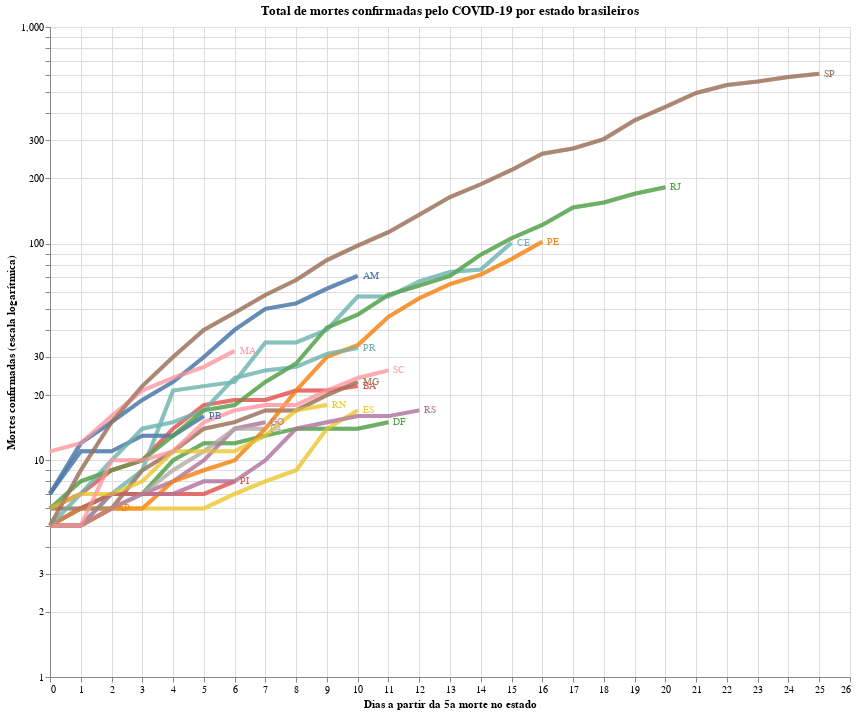

The cell this chart's notebook holds for it:
### Code cell
import altair as alt

# Selection tool
selection = alt.selection_single(fields=['state'])
# Color change when clicked
color = alt.condition(selection,
                    alt.Color('state:N'),
                    alt.value('lightgray'))


# Base altair plot 
base = alt.Chart(deaths_long, title="Total de mortes confirmadas pelo COVID-19 por estado brasileiros").mark_line(strokeWidth=4, opacity=0.7).encode(
    x=alt.X('Day'),
    y=alt.Y('Deaths', scale=alt.Scale(type='log')),
    color=alt.Color('state', legend=None),
).properties(
    width=800,
    height=650
)

# Chart
chart = base.encode(
  color=alt.condition(selection, 'state:N', alt.value('lightgray')),
  tooltip=['state:N', 'yearmonthdate(Date):N', 'Deaths:N']
).add_selection(
  selection
)

# Overlay
overlay = base.encode(
  color='state',
  opacity=alt.value(0.5),
).transform_filter(
  selection
)

# Text labels
text = base.mark_text(
    align='left',
    dx=5,
    size=10
).encode(
    x=alt.X('Day', aggregate='max',  axis=alt.Axis(title='Dias a partir da 5a morte no estado')),
    y=alt.Y('Deaths', aggregate={'argmax': 'Day'}, axis=alt.Axis(title='Mortes confirmadas (escala logarítmica)')),
    text='state',  
).transform_filter(
    selection
)

# Sum em up!
chart + overlay + text

### Figure 1 — Vega-Lite specification as saved in the notebook (floating-point values rounded to 4 significant figures; data arrays with more than 128 entries replaced by an {"elided": "..."} marker saying what was removed)
{"config": {"view": {"continuousWidth": 400, "continuousHeight": 300}}, "layer": [{"mark": {"type": "line", "opacity": 0.7, "strokeWidth": 4}, "encoding": {"color": {"condition": {"type": "nominal", "field": "state", "selection": "selector001"}, "value": "lightgray"}, "tooltip": [{"type": "nominal", "field": "state"}, {"type": "nominal", "field": "Date", "timeUnit": "yearmonthdate"}, {"type": "nominal", "field": "Deaths"}], "x": {"type": "quantitative", "field": "Day"}, "y": {"type": "quantitative", "field": "Deaths", "scale": {"type": "log"}}}, "height": 650, "selection": {"selector001": {"type": "single", "fields": ["state"]}}, "title": "Total de mortes confirmadas pelo COVID-19 por estado brasileiros", "width": 800}, {"mark": {"type": "line", "opacity": 0.7, "strokeWidth": 4}, "encoding": {"color": {"type": "nominal", "field": "state"}, "opacity": {"value": 0.5}, "x": {"type": "quantitative", "field": "Day"}, "y": {"type": "quantitative", "field": "Deaths", "scale": {"type": "log"}}}, "height": 650, "title": "Total de mortes confirmadas pelo COVID-19 por estado brasileiros", "transform": [{"filter": {"selection": "selector001"}}], "width": 800}, {"mark": {"type": "text", "align": "left", "dx": 5, "size": 10}, "encoding": {"color": {"type": "nominal", "field": "state", "legend": null}, "text": {"type": "nominal", "field": "state"}, "x": {"type": "quantitative", "aggregate": "max", "axis": {"title": "Dias a partir da 5a morte no estado"}, "field": "Day"}, "y": {"type": "quantitative", "aggregate": {"argmax": "Day"}, "axis": {"title": "Mortes confirmadas (escala logarítmica)"}, "field": "Deaths"}}, "height": 650, "title": "Total de mortes confirmadas pelo COVID-19 por estado brasileiros", "transform": [{"filter": {"selection": "selector001"}}], "width": 800}], "data": {"name": "data-c640c40071657462fdae6e703778f088"}, "$schema": "https://vega.github.io/schema/vega-lite/v4.8.1.json", "datasets": {"data-c640c40071657462fdae6e703778f088": {"elided": "221 records"}}}
